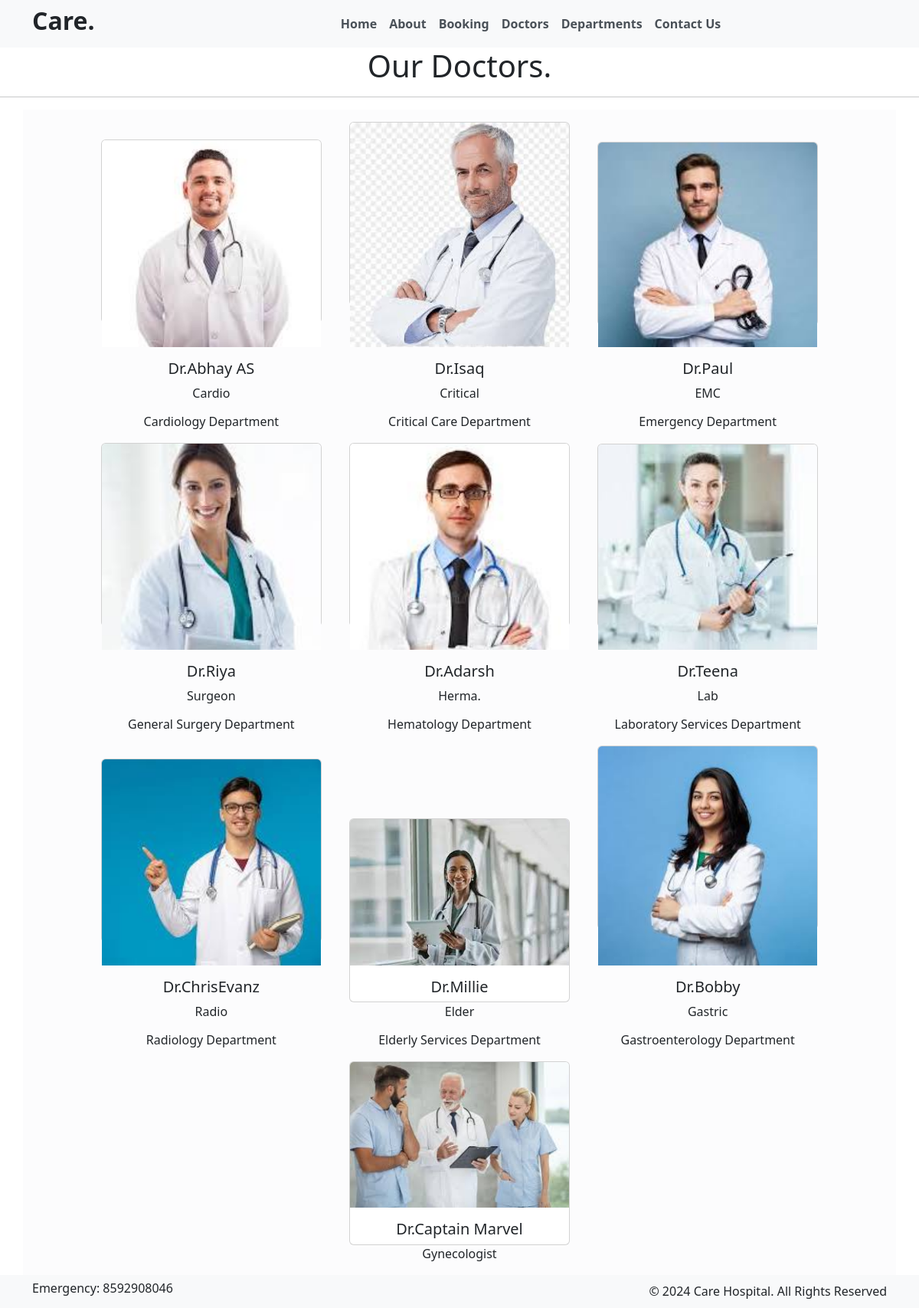
Page /doctors on the committed database.
### djapp/models.py (models this page shows, shortened)
class Doctors(models.Model):
    doc_name = models.CharField(max_length=100)
    doc_spec = models.CharField(max_length=100)
    dep_name = models.ForeignKey(Departments, on_delete=models.CASCADE)
    doc_image = models.ImageField(upload_to='doctors')

class Departments(models.Model):
    dep_name = models.CharField(max_length=100)
    dep_description = models.TextField()
    def __str__(self):
        return self.dep_name

### djapp/views.py (the view)
# urls.py: path('doctors', views.doctors, name='doctors'),
def doctors(request):
    dict_docs = {
        'doctors': Doctors.objects.all()
    }
    return render(request, 'doctors.html', dict_docs)

### templates/doctors.html (shortened to what this page needs)
{% extends 'base.html' %}
{% block content %}
<h1 class="text-center">Our Doctors.</h1>
<hr>
<div class="container text-center bg-light-subtle">
{%for d in doctors%}
<div class="card text-center mx-3 my-3" style="width: 18rem; height: 15rem; display: inline-block;">
    <img src="{{d.doc_image.url}}" class="card-img-top" alt="...">
    <div class="card-body">
      <h5 class="card-title">Dr.{{d.doc_name}}</h5>
      <p class="card-text">{{d.doc_spec}}</p>
      <h6>{{d.dep_name}} Department</h6>
    </div>
  </div>
{% endfor %}
</div>
{% endblock %}

### templates/base.html (shortened to what this page needs)
{% load static %}
<!DOCTYPE html>
<html lang="en">
<head>
    <link href="https://cdn.jsdelivr.net/npm/bootstrap@5.3.2/dist/css/bootstrap.min.css" rel="stylesheet"
>
        <link rel="stylesheet"
        href="{% static '/css/style.css' %}">
</head>
<body>
    <nav class="navbar bg-light navbar-expand-md ">
        <div class="container">
          <div class="col-2 text-left pl-md-0">
            <h2 class="text-dark"><b>Care.</b> </h2>
          </div>
          <div
            class="collapse navbar-collapse justify-content-center col-md-8 navbar-collapse-3">
            <ul class="navbar-nav justify-content-center  fw-bold">
              <li class="nav-item active">
                <a class="nav-link text-dark-emphasis" href="{% url 'home' %}">Home </a>
              </li>
              <li class="nav-item">
                <a class="nav-link text-dark-emphasis" href="{% url 'about' %}">About</a>
              </li>
              <li class="nav-item">
                <a class="nav-link text-dark-emphasis" href="{% url 'booking' %}">Booking</a>
              </li>
              <li class="nav-item">
                <a class="nav-link text-dark-emphasis" href="{% url 'doctors' %}">Doctors</a>
              </li>
               <li class="nav-item">
                <a class="nav-link text-dark-emphasis" href="{% url 'department' %}">Departments</a>
              </li>
              <li class="nav-item">
                <a class="nav-link text-dark-emphasis" href="{% url 'contact' %}">Contact Us</a>
              </li>
            </ul>
          </div>
        </div>
      </nav>
      <section class="fixed-bottom">
        <footer class="pt-2 pb-2  bg-light text-dark">
          <div class="container">
            <div class="row align-items-center">
              <div class="col-12 col-md-8">
                <h6>Emergency: 8592908046</h6>
              </div>
              <div class="col-12 col-md-4 mt-4 mt-md-0 text-center text-md-end">
                © 2024 Care Hospital. All Rights Reserved
              </div>
            </div>
          </div>
        </footer>
      </section>
    {% block content %}{% endblock %}
</body>
</html>

### rows in the picture
Doctors: doc_image (picture), doc_name "Abhay AS", doc_spec "Cardio", dep_name "Cardiology"
Doctors: doc_image (picture), doc_name "Isaq", doc_spec "Critical", dep_name "Critical Care"
Doctors: doc_image (picture), doc_name "Paul", doc_spec "EMC", dep_name "Emergency"
Doctors: doc_image (picture), doc_name "Riya", doc_spec "Surgeon", dep_name "General Surgery"
Doctors: doc_image (picture), doc_name "Adarsh", doc_spec "Herma.", dep_name "Hematology"
Doctors: doc_image (picture), doc_name "Teena", doc_spec "Lab", dep_name "Laboratory Services"
Doctors: doc_image (picture), doc_name "ChrisEvanz", doc_spec "Radio", dep_name "Radiology"
Doctors: doc_image (picture), doc_name "Millie", doc_spec "Elder", dep_name "Elderly Services"
Doctors: doc_image (picture), doc_name "Bobby", doc_spec "Gastric", dep_name "Gastroenterology"
Doctors: doc_image (picture), doc_name "Captain Marvel", doc_spec "Gynecologist"
